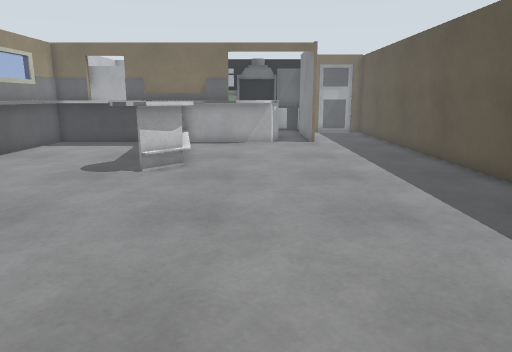
View 1 (above)

16 first-person views from a walk through a robot-simulator world made for Gazebo. The camera is 1.2 m above the floor, tilts 12° down and sees 70° across. The floor is counted in squares, 0.5 m on a side. Each view is taken from the middle of a square. On the plan, view 1 faces up. The plan holds only what a view shows up to about 20 squares ahead; the rest is blank. The place goes on beyond the plan. Some surface patterns are stand-ins.

View 2
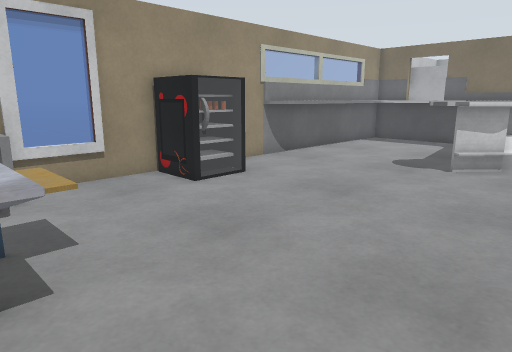

View 3
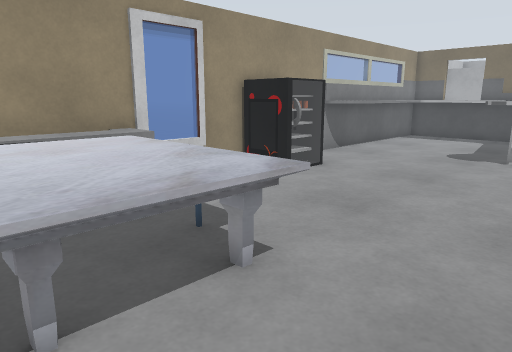

View 4
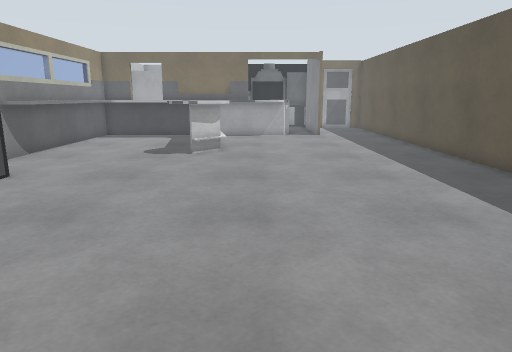

View 5
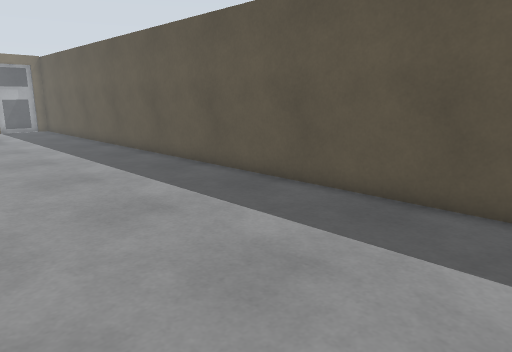

View 6
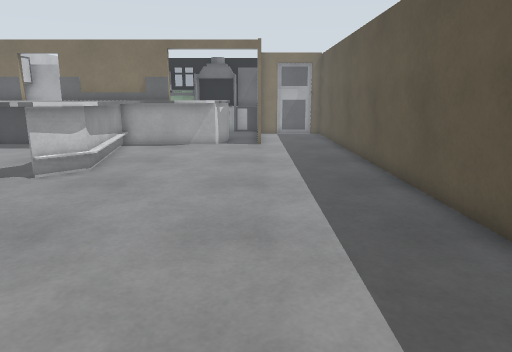

View 7
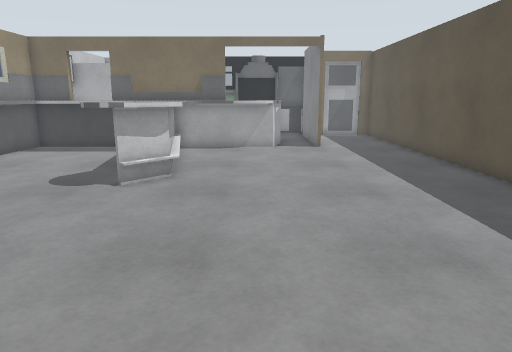

View 8
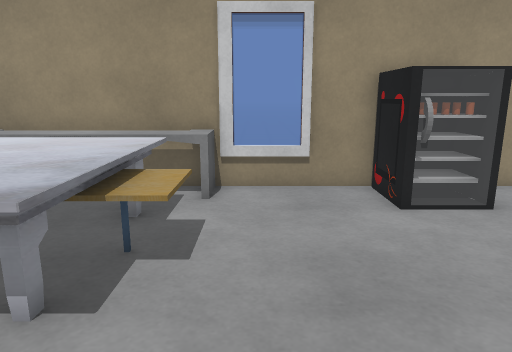

View 9
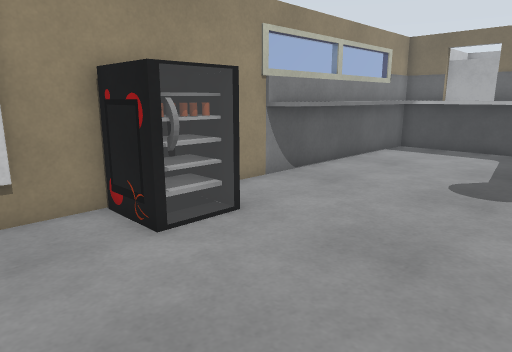

View 10
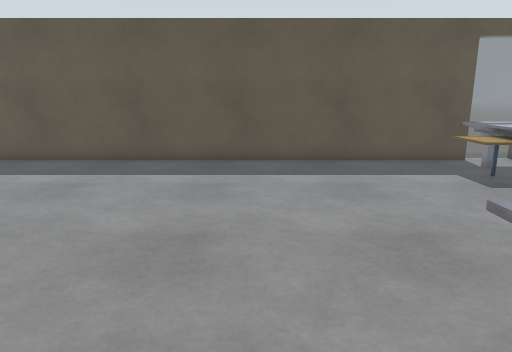

View 11
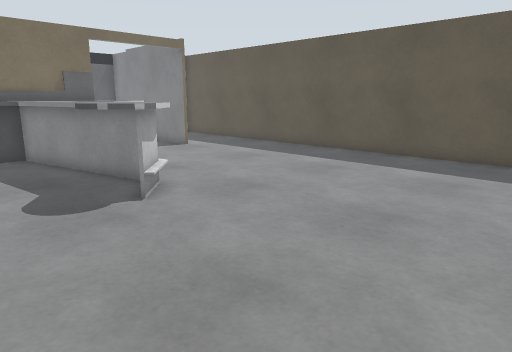

View 12
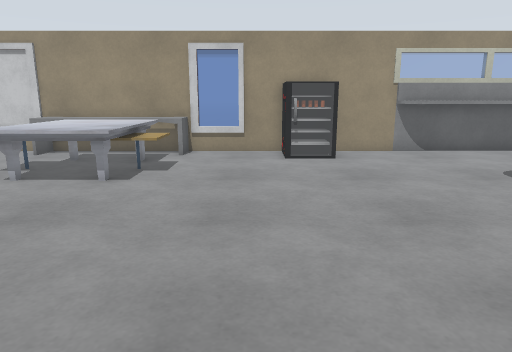

View 13
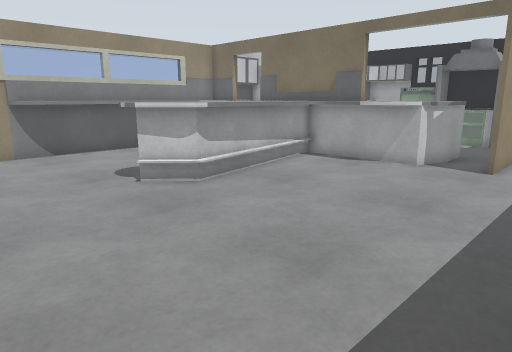

View 14
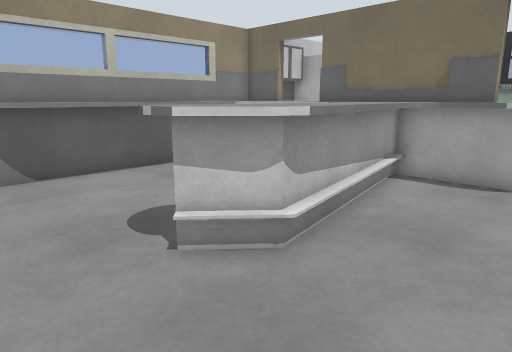

View 15
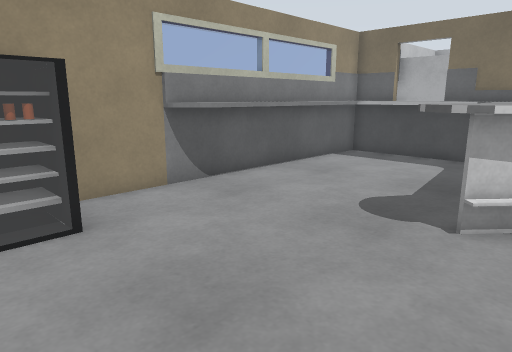

View 16
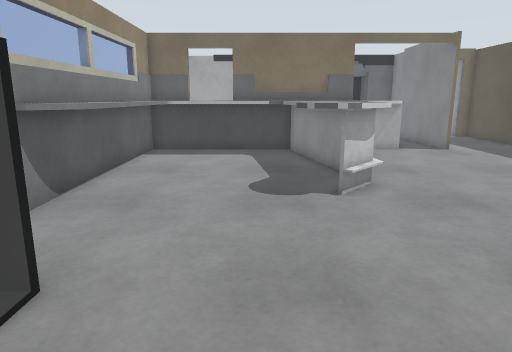

### Floor plan
Points are (right, up) in squares from view 1. A wall is a line through its corners. A room is listed if a view was taken in it or the views show most of it. See-through windows are left out.
Room 1 (views 1, 2, 3, 4, 5, 6, 7, 8, 9, 10, 11, 12, 13, 14, 15, 16)
walls: (-2.3, 13) (-3.6, 11.7); (-8.7, 7.4) (-8.7, 5.2) (-10.9, 5.2); (-9.1, 7.1) (-9.1, 5.4); (-4.4, 14.5) (-4.9, 18.1); (-9.8, 11.4) (-10.2, 10.8); (-3, 19) (-2.2, 13.6) (-2.3, 13.1); (-5.4, 18.5) (-9.6, 18.5) (-9.6, 11.6); (-0.5, 19.5) (-2.5, 19.5); (0.8, 20.4) (-4.1, 20.4); (3.1, 20.4) (3.1, 21.5); (7.4, -4.5) (7.4, 21.5); (3.3, 21.5) (3.3, 20.4); (-10.9, 20.4) (-10.9, -4.5)
low walls: (-2.3, 13.1) (-2.6, 12.7); (-2.9, 14) (-4.2, 19.9); (-10.1, 11) (-10.4, 10.6); (-10.2, 10.8) (-10.7, 10.4); (-11, 0.9) (-9.6, 0.9) (-9.6, -4.5); (-3.4, 18.7) (-2.3, 13); (-0.3, 19.7) (-0.9, 19.6); (0.1, 19.8) (-0.5, 19.5); (-4, 20) (-2.7, 13.3) (-3.9, 12); (1.1, 20.7) (0.6, 20.1) (0, 19.7); (1.2, 21.5) (0.8, 20.3) (0.4, 20)
objects: marble table (-9, -4) to (-4, 0); other object (-7, -4) to (-6, -4); cafe table (-7, 0) to (-6, 1)

Positions as (right, up) in squares from view 1, and headings:
1: (0, 0), facing up
2: (0, -1), facing up-left
3: (-1, -4), facing up-left
4: (-1, -4), facing up
5: (-1, -4), facing up-right
6: (3, 1), facing up
7: (0, 2), facing up
8: (-1, 2), facing left
9: (-3, 2), facing up-left
10: (-7, 2), facing right
11: (-8, 4), facing up-right
12: (6, 4), facing left
13: (6, 7), facing up-left
14: (1, 9), facing up-left
15: (-2, 5), facing up-left
16: (-6, 3), facing up
